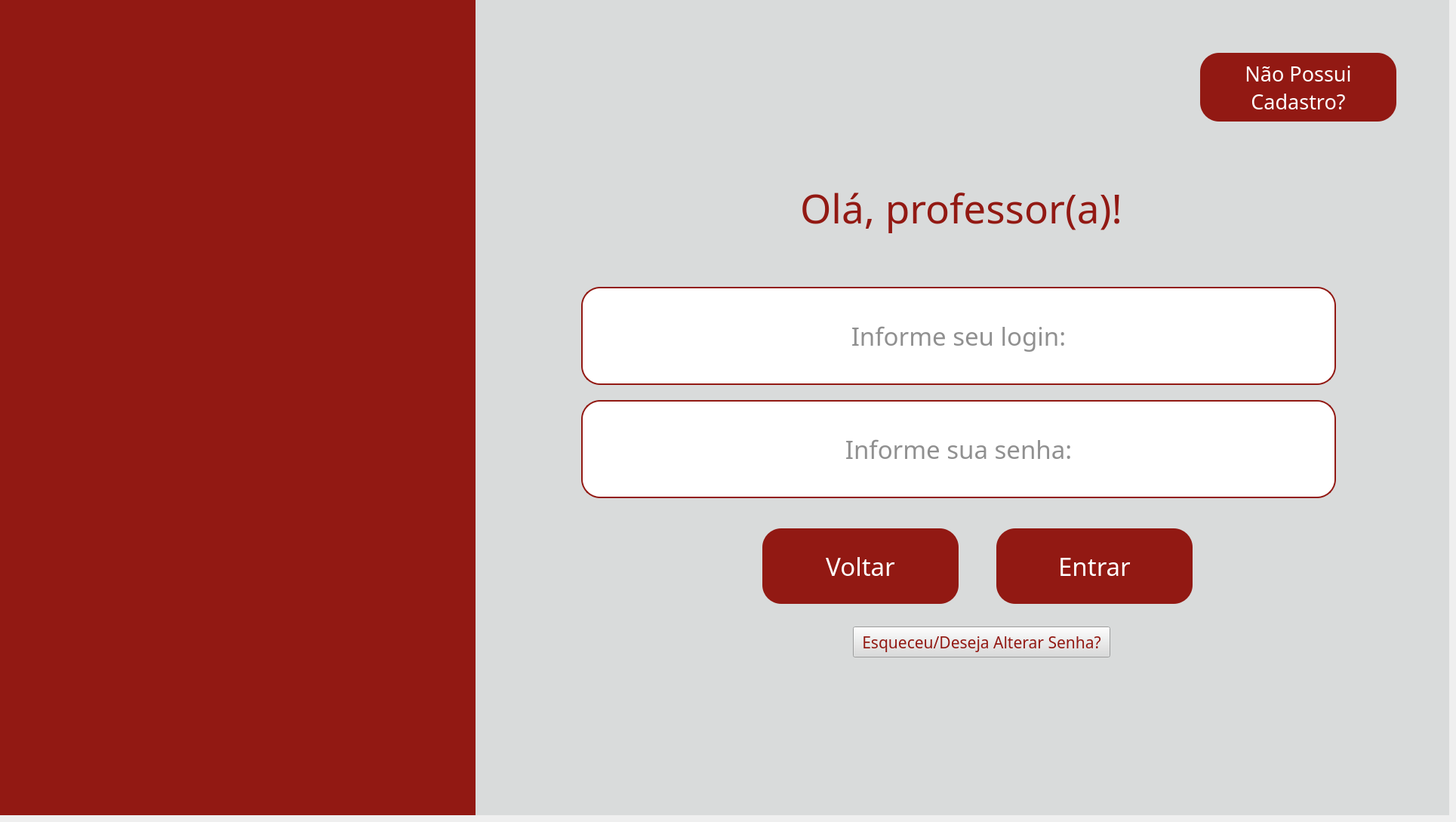
    <widget class="QWidget" name="pg_loginprof">
     <widget class="QWidget" name="fundo_loginprof" native="true">
      <property name="geometry">
       <rect>
        <x>0</x>
        <y>0</y>
        <width>1920</width>
        <height>1080</height>
       </rect>
      </property>
      <property name="styleSheet">
       <string notr="true">background-color: #d9dbdb</string>
      </property>
      <widget class="QWidget" name="barra_loginprof" native="true">
       <property name="geometry">
        <rect>
         <x>0</x>
         <y>0</y>
         <width>630</width>
         <height>1080</height>
        </rect>
       </property>
       <property name="styleSheet">
        <string notr="true">background-color: #921913;</string>
       </property>
       <widget class="QLabel" name="img_fundo_loginprof">
        <property name="geometry">
         <rect>
          <x>-60</x>
          <y>-60</y>
          <width>731</width>
          <height>1200</height>
         </rect>
        </property>
        <property name="text">
         <string/>
        </property>
        <property name="pixmap">
         <pixmap>../images/fundoetec.png</pixmap>
        </property>
        <property name="scaledContents">
         <bool>true</bool>
        </property>
       </widget>
      </widget>
      <widget class="QLabel" name="lbl_olaprof_loginprof">
       <property name="geometry">
        <rect>
         <x>1060</x>
         <y>240</y>
         <width>461</width>
         <height>71</height>
        </rect>
       </property>
       <property name="font">
        <font>
         <family>Arbutus Slab</family>
         <pointsize>40</pointsize>
        </font>
       </property>
       <property name="styleSheet">
        <string notr="true">color: #921913;</string>
       </property>
       <property name="text">
        <string>Olá, professor(a)!</string>
       </property>
      </widget>
      <widget class="QPushButton" name="btn_voltarperfil3">
       <property name="geometry">
        <rect>
         <x>1010</x>
         <y>700</y>
         <width>260</width>
         <height>100</height>
        </rect>
       </property>
       <property name="font">
        <font>
         <family>Arbutus Slab</family>
         <pointsize>25</pointsize>
        </font>
       </property>
       <property name="styleSheet">
        <string notr="true">QPushButton{
    background-color: #921913;
    border: none;
    border-radius: 25px;
    color: white;
}

QPushButton:hover{
    background-color: #7a1410;
}

QPushButton:pressed{
    background-color: #5a0f0c;
}</string>
       </property>
       <property name="text">
        <string>Voltar</string>
       </property>
      </widget>
      <widget class="QLineEdit" name="input_loginprof">
       <property name="geometry">
        <rect>
         <x>770</x>
         <y>380</y>
         <width>1000</width>
         <height>130</height>
        </rect>
       </property>
       <property name="font">
        <font>
         <family>Arbutus Slab</family>
         <pointsize>25</pointsize>
        </font>
       </property>
       <property name="styleSheet">
        <string notr="true">background-color: white;
border: 2px solid #921913;
border-radius: 25px;
color: #222222;
padding: 0 18px</string>
       </property>
       <property name="inputMethodHints">
        <set>Qt::InputMethodHint::ImhNone</set>
       </property>
       <property name="text">
        <string/>
       </property>
       <property name="echoMode">
        <enum>QLineEdit::EchoMode::Normal</enum>
       </property>
       <property name="alignment">
        <set>Qt::AlignmentFlag::AlignCenter</set>
       </property>
       <property name="placeholderText">
        <string>Informe seu login:</string>
       </property>
      </widget>
      <widget class="QLineEdit" name="input_senhaprof">
       <property name="geometry">
        <rect>
         <x>770</x>
         <y>530</y>
         <width>1000</width>
         <height>130</height>
        </rect>
       </property>
       <property name="font">
        <font>
         <family>Arbutus Slab</family>
         <pointsize>25</pointsize>
        </font>
       </property>
       <property name="styleSheet">
        <string notr="true">background-color: white;
border: 2px solid #921913;
border-radius: 25px;
color: #222222;
padding: 0 18px</string>
       </property>
       <property name="echoMode">
        <enum>QLineEdit::EchoMode::Password</enum>
       </property>
       <property name="alignment">
        <set>Qt::AlignmentFlag::AlignCenter</set>
       </property>
       <property name="placeholderText">
        <string>Informe sua senha:</string>
       </property>
      </widget>
      <widget class="QPushButton" name="btn_entrarprof">
       <property name="geometry">
        <rect>
         <x>1320</x>
         <y>700</y>
         <width>260</width>
         <height>100</height>
        </rect>
       </property>
       <property name="font">
        <font>
         <family>Arbutus Slab</family>
         <pointsize>25</pointsize>
        </font>
       </property>
       <property name="styleSheet">
        <string notr="true">QPushButton{
    background-color: #921913;
    border: none;
    border-radius: 25px;
    color: white;
}

QPushButton:hover{
    background-color: #7a1410;
}

QPushButton:pressed{
    background-color: #5a0f0c;
}</string>
       </property>
       <property name="text">
        <string>Entrar</string>
       </property>
      </widget>
      <widget class="QPushButton" name="btn_cadastroprof">
       <property name="geometry">
        <rect>
         <x>1590</x>
         <y>70</y>
         <width>260</width>
         <height>91</height>
        </rect>
       </property>
       <property name="font">
        <font>
         <family>Arbutus Slab</family>
         <pointsize>20</pointsize>
        </font>
       </property>
       <property name="styleSheet">
        <string notr="true">QPushButton{
    background-color: #921913;
    border: none;
    border-radius: 25px;
    color: white;
}

QPushButton:hover{
    background-color: #7a1410;
}

QPushButton:pressed{
    background-color: #5a0f0c;
}</string>
       </property>
       <property name="text">
        <string>Não Possui
Cadastro?</string>
       </property>
      </widget>
      <widget class="QLabel" name="lbl_logo_cps_loginprof">
       <property name="geometry">
        <rect>
         <x>1550</x>
         <y>940</y>
         <width>111</width>
         <height>71</height>
        </rect>
       </property>
       <property name="text">
        <string/>
       </property>
       <property name="pixmap">
        <pixmap>../images/logocps.png</pixmap>
       </property>
       <property name="scaledContents">
        <bool>true</bool>
       </property>
      </widget>
      <widget class="QLabel" name="lbl_logo_etec_loginprof">
       <property name="geometry">
        <rect>
         <x>1690</x>
         <y>950</y>
         <width>151</width>
         <height>91</height>
        </rect>
       </property>
       <property name="text">
        <string/>
       </property>
       <property name="pixmap">
        <pixmap>../images/logoetec.png</pixmap>
       </property>
       <property name="scaledContents">
        <bool>true</bool>
       </property>
      </widget>
      <widget class="QPushButton" name="btn_alterarsenha_prof">
       <property name="geometry">
        <rect>
         <x>1130</x>
         <y>830</y>
         <width>341</width>
         <height>41</height>
        </rect>
       </property>
       <property name="font">
        <font>
         <family>Arbutus Slab</family>
         <pointsize>16</pointsize>
        </font>
       </property>
       <property name="styleSheet">
        <string notr="true">color: #921913;</string>
       </property>
       <property name="text">
        <string>Esqueceu/Deseja Alterar Senha?</string>
       </property>
      </widget>
     </widget>
    </widget>
